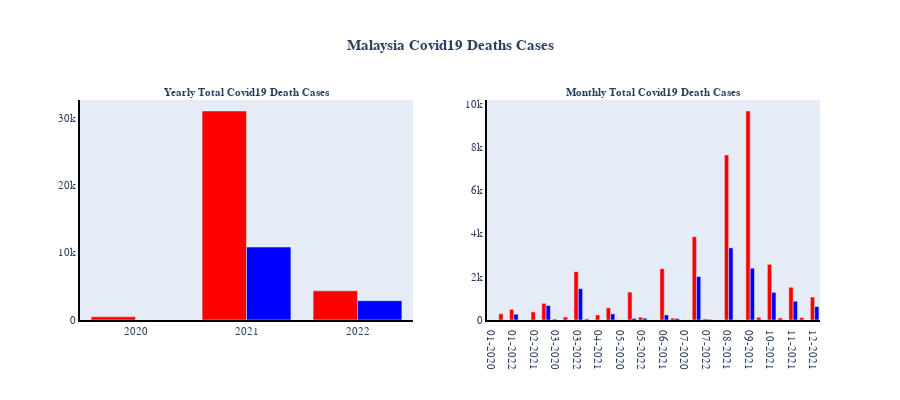

This figure's notebook cell:
### Code cell
fig = make_subplots(rows=1, cols=2, shared_xaxes=True, vertical_spacing=0.08,
                   subplot_titles=('<b>Yearly Total Covid19 Death Cases</b>',
                                   '<b>Monthly Total Covid19 Death Cases</b>'))
#Graph 1
fig.append_trace(go.Bar(x = df_mas_yearly['Year'], y = df_mas_yearly['deaths_new'],
                        name='Death Cases',marker_color='red'),row=1, col=1)
fig.append_trace(go.Bar(x = df_mas_yearly['Year'], y = df_mas_yearly['vax_total_deaths'],
                        name='Death Vax Cases',marker_color='blue'),row=1, col=1)

#Graph 2
fig.append_trace(go.Bar(x = df_mas_monthly['YearMonth'], y = df_mas_monthly['deaths_new'],
                        name='Death Cases',marker_color='red'),row=1, col=2)
fig.append_trace(go.Bar(x = df_mas_monthly['YearMonth'], y = df_mas_monthly['vax_total_deaths'],
                        name='Death Vax Cases',marker_color='blue'),row=1, col=2)

#Update Fonts & Size
fig.update_annotations(font=dict(family="Helvetica", size=11))
fig.update_layout(font=dict(family="Helvetica", size=11))
fig.update_layout(height=400,showlegend=False,
                 title_text='<b>Malaysia Covid19 Deaths Cases</b>',title_x=0.5)
fig.update_xaxes(showgrid=False, zeroline=False, showline=True, linewidth=2, linecolor='black')
fig.update_yaxes(showgrid=False, zeroline=False, showline=True, linewidth=2, linecolor='black')

#Plotting the graph
fig.show()

### Figure 1 — Plotly figure (JSON) as saved in the notebook; plotly's stock layout.template omitted (floating-point values rounded to 4 significant figures)
{"data": [{"marker": {"color": "red"}, "name": "Death Cases", "type": "bar", "x": ["2020", "2021", "2022"], "xaxis": "x", "y": [471, 31016, 4329], "yaxis": "y"}, {"marker": {"color": "blue"}, "name": "Death Vax Cases", "type": "bar", "x": ["2020", "2021", "2022"], "xaxis": "x", "y": [0, 10826, 2858], "yaxis": "y"}, {"marker": {"color": "red"}, "name": "Death Cases", "type": "bar", "x": ["01-2020", "01-2021", "01-2022", "02-2020", "02-2021", "02-2022", "03-2020", "03-2021", "03-2022", "04-2020", "04-2021", "04-2022", "05-2020", "05-2021", "05-2022", "06-2020", "06-2021", "06-2022", "07-2020", "07-2021", "07-2022", "08-2020", "08-2021", "09-2020", "09-2021", "10-2020", "10-2021", "11-2020", "11-2021", "12-2020", "12-2021"], "xaxis": "x2", "y": [0, 289, 491, 0, 375, 770, 48, 137, 2235, 55, 234, 564, 12, 1290, 129, 6, 2374, 89, 4, 3854, 51, 2, 7639, 9, 9669, 127, 2577, 97, 1515, 111, 1063], "yaxis": "y2"}, {"marker": {"color": "blue"}, "name": "Death Vax Cases", "type": "bar", "x": ["01-2020", "01-2021", "01-2022", "02-2020", "02-2021", "02-2022", "03-2020", "03-2021", "03-2022", "04-2020", "04-2021", "04-2022", "05-2020", "05-2021", "05-2022", "06-2020", "06-2021", "06-2022", "07-2020", "07-2021", "07-2022", "08-2020", "08-2021", "09-2020", "09-2021", "10-2020", "10-2021", "11-2020", "11-2021", "12-2020", "12-2021"], "xaxis": "x2", "y": [0, 0, 267, 0, 0, 672, 0, 1, 1450, 0, 0, 284, 0, 74, 83, 0, 235, 68, 0, 2013, 34, 0, 3338, 0, 2396, 0, 1278, 0, 869, 0, 622], "yaxis": "y2"}], "layout": {"annotations": [{"font": {"family": "Helvetica", "size": 11}, "showarrow": false, "text": "<b>Yearly Total Covid19 Death Cases</b>", "x": 0.225, "xanchor": "center", "xref": "paper", "y": 1, "yanchor": "bottom", "yref": "paper"}, {"font": {"family": "Helvetica", "size": 11}, "showarrow": false, "text": "<b>Monthly Total Covid19 Death Cases</b>", "x": 0.775, "xanchor": "center", "xref": "paper", "y": 1, "yanchor": "bottom", "yref": "paper"}], "font": {"family": "Helvetica", "size": 11}, "height": 400, "showlegend": false, "title": {"text": "<b>Malaysia Covid19 Deaths Cases</b>", "x": 0.5}, "xaxis": {"anchor": "y", "domain": [0, 0.45], "linecolor": "black", "linewidth": 2, "showgrid": false, "showline": true, "zeroline": false}, "xaxis2": {"anchor": "y2", "domain": [0.55, 1], "linecolor": "black", "linewidth": 2, "showgrid": false, "showline": true, "zeroline": false}, "yaxis": {"anchor": "x", "domain": [0, 1], "linecolor": "black", "linewidth": 2, "showgrid": false, "showline": true, "zeroline": false}, "yaxis2": {"anchor": "x2", "domain": [0, 1], "linecolor": "black", "linewidth": 2, "showgrid": false, "showline": true, "zeroline": false}}}
